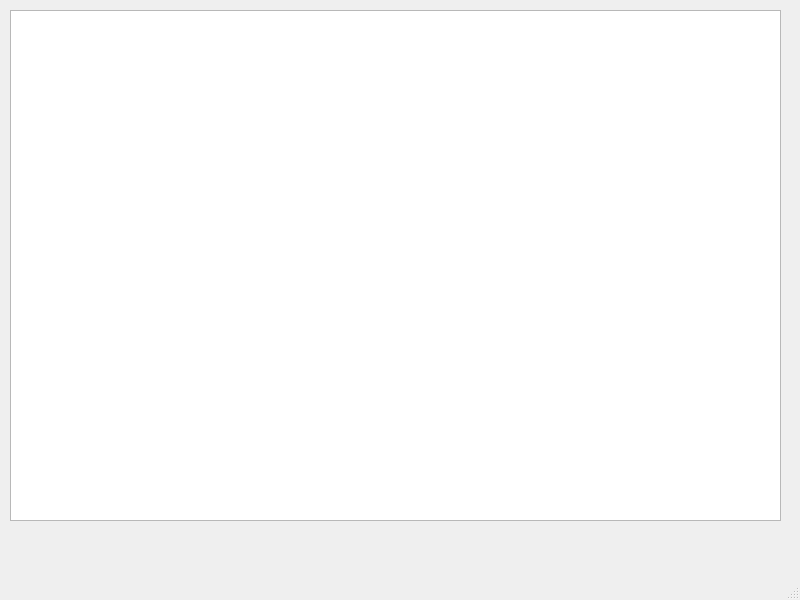
<?xml version="1.0" encoding="UTF-8"?>
<ui version="4.0">
 <class>MainWindow</class>
 <widget class="QMainWindow" name="MainWindow">
  <property name="geometry">
   <rect>
    <x>0</x>
    <y>0</y>
    <width>800</width>
    <height>600</height>
   </rect>
  </property>
  <property name="windowTitle">
   <string>MainWindow</string>
  </property>
  <widget class="QWidget" name="centralwidget">
   <widget class="QGraphicsView" name="graphicsView">
    <property name="geometry">
     <rect>
      <x>10</x>
      <y>10</y>
      <width>771</width>
      <height>511</height>
     </rect>
    </property>
    <property name="backgroundBrush">
     <brush brushstyle="SolidPattern">
      <color alpha="255">
       <red>0</red>
       <green>140</green>
       <blue>0</blue>
      </color>
     </brush>
    </property>
   </widget>
  </widget>
  <widget class="QMenuBar" name="menubar">
   <property name="geometry">
    <rect>
     <x>0</x>
     <y>0</y>
     <width>800</width>
     <height>22</height>
    </rect>
   </property>
  </widget>
  <widget class="QStatusBar" name="statusbar"/>
 </widget>
 <resources/>
 <connections/>
</ui>
